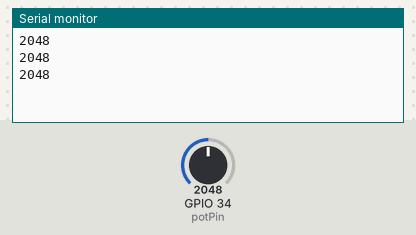
The program below on a simulated ESP32. On the bench: the last lines printed to the serial monitor. The test bench sets the inputs (shaded band); at power-on: GPIO 34 (potPin) = 2048.

Above: at 2.2 s.
2.3 s: GPIO 34 (potPin) set to 2866
At 2.8 s:
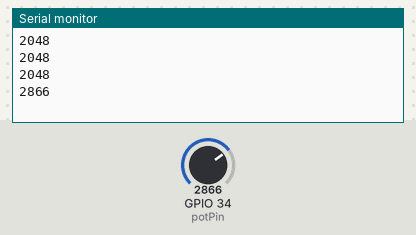
3.8 s: GPIO 34 (potPin) set to 3603
At 4.4 s:
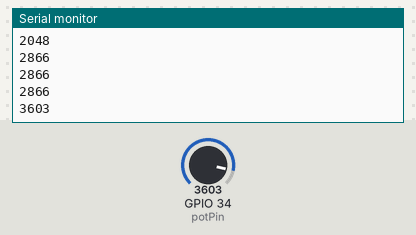
Timing chart, 0 to 6.8 s (numbered marks = the images above; inputs shaded):
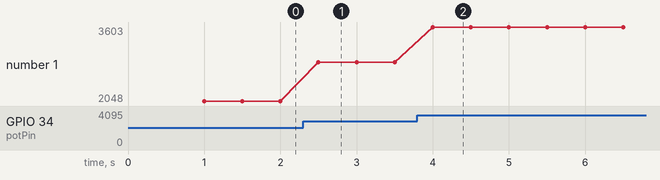

The program:

main.cpp
```cpp
#include <Arduino.h>

// định nghĩa chân kết nối ADC
const int potPin = 34;

// giá trị đo được
int potValue = 0;

void setup() {
  Serial.begin(115200);
  delay(1000);
}

void loop() {
  // Đọc giá trị analog
  potValue = analogRead(potPin);
  Serial.println(potValue);
  delay(500);
}
```

Measured:
- after the input at 2.3 s, the serial monitor: prints a new line after 0.20 s (image 1)
- after the input at 3.8 s, the serial monitor: prints a new line after 0.20 s (image 2)
- plotted number 1: 2048 → 2866 after the input at 2.3 s, 2866 → 3603 after the input at 3.8 s
